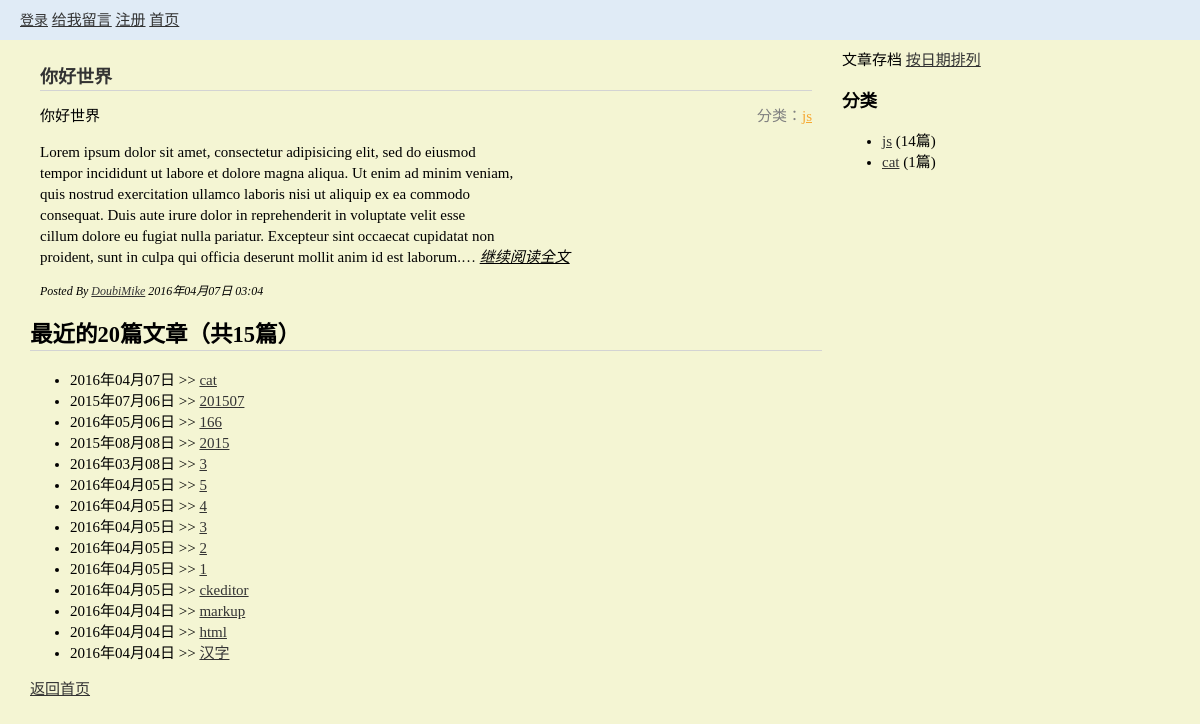
Screenshot of /blog/ with the database file from the repository.
### blog/models.py (models this page shows, shortened)
class Category(models.Model):
	category = models.CharField(max_length=20)
	def __unicode__(self):
		return self.category

class Blog(models.Model):
    blog_title = models.CharField(max_length=200)
    blog_content = RichTextField()
    pub_date = models.DateTimeField()
    blog_author = models.ForeignKey(Author,default='DoubiMike')
    blog_category = models.ForeignKey(Category,default='未分类')
    tags = models.ManyToManyField(Tag,blank=True)

class Author(models.Model):
	name = models.CharField(max_length=30)
	email = models.EmailField(blank=True)
	website = models.URLField(blank=True)

### blog/views.py (the view)
def blogList(request):
	blog_list = Blog.objects.all().order_by('-id')[1:21]
	categorys  = Category.objects.all()
	first_blog = 	Blog.objects.all().order_by('-id')[0]
	total_amount = len(Blog.objects.all())
	return render(request,'blog/blogList.html',{'blogs':blog_list,'categorys':categorys,'first_blog':first_blog,'total_amount':total_amount})

### blog/templates/blog/blogList.html
{% extends 'website/base.html' %}
{% block content %}
<div class="part2">
<div>
    <span>文章存档</span>
    <a href="/blog/{{first_blog.pub_date|date:'Y'}}/{{first_blog.pub_date|date:'m'}}">按日期排列</a>
</div>
<div class="category">
    <h3>分类</h3>
    <ul>
        {% for category in categorys %}
          <li><a href="/blog/{{category.category}}">{{category.category}}</a><span> ({{category.blog_set.all|length}}篇)</span></li>
        {% endfor %}
    </ul>
</div>
</div>
<div class="part1">
<div class="newest-article module">
        <h2 class="module__header"><a href="/blog/{{first_blog.id}}">{{ first_blog.blog_title }}</a></h2>
        <span class="article-tag">分类：<a href="/blog/{{first_blog.blog_category}}">{{first_blog.blog_category}}</a></span> {% autoescape off %} {{ first_blog.blog_content|truncatechars:500 }} {% endautoescape %}
        <a href="/blog/{{first_blog.id}}" class="goonreading    ">继续阅读全文</a>
        <div class="article-info">
            <span>Posted By <a href="/">{{first_blog.blog_author.name}}</a></span>
            <span>{{ first_blog.pub_date|date:"Y年m月d日 h:m"}}</span>
        </div>
    </div>
<h2>最近的20篇文章（共{{total_amount}}篇）</h2>
<ul>
{% for blog in blogs %}
    <li><span>{{blog.pub_date|date:"Y年m月d日"}}</span> >> <a href="/blog/{{blog.id}}" id='{{blog.id}}'>{{blog.blog_title}}</a>
    </li>
{% endfor %}
</ul>
<a href="/">返回首页</a>
</div>
{% endblock %}

### website/static/website/css/style.css (style rules this page uses)
* { box-sizing: border-box; }
html { font-size: 62.5%; height: 100%; }
body { font-size: 15px; font-size: 1.5rem; margin: 0; background-color: #F4F5D3; line-height: 1.4; height: 100%; }
h2 { border-bottom: 1px solid #d3d3d3; }
a { color: #333; }
.module { margin: 10px; }
.module__header { font-size: 1.8rem; }
.part1 { width: 70%; float: left; padding: 10px; }
.part2 { width: 30%; float: right; padding: 10px; }
.article-tag { float: right; color: gray; }
.article-tag a { color: #F6A831; }
.newest-article h2 a { text-decoration: none; }
.article-info { font-style: italic; font-size: 1.2rem; }
.goonreading { color: #000; font-style: italic; }

### rows the page displays
Category: category "js", blog_set.all|length "14"
Category: category "cat", blog_set.all|length "1"
Blog: blog_title "你好世界", blog_category "js", blog_content "你好世界 Lorem ipsum dolor sit amet, consectetur adipisicing elit, sed do eiusmod tempor incididunt ut labore et dolore magna aliqua. Ut enim ad minim veniam, quis nostrud exercitation ullamco laboris nisi ut aliquip ex ea commodo consequat. Duis aute irure dolor in reprehenderit in voluptate velit esse cillum dolore eu fugiat nulla pariatur. Excepteur sint occaecat cupidatat non proident, sunt in culpa qui officia deserunt mollit anim id est laborum.…", blog_author.name "DoubiMike", pub_date "2016年04月07日 03:04"
Blog: pub_date "2016年04月07日", blog_title "cat"
Blog: pub_date "2015年07月06日", blog_title "201507"
Blog: pub_date "2016年05月06日", blog_title "166"
Blog: pub_date "2015年08月08日", blog_title "2015"
Blog: pub_date "2016年03月08日", blog_title "3"
Blog: pub_date "2016年04月05日", blog_title "5"
Blog: pub_date "2016年04月05日", blog_title "4"
Blog: pub_date "2016年04月05日", blog_title "3"
Blog: pub_date "2016年04月05日", blog_title "2"
Blog: pub_date "2016年04月05日", blog_title "1"
Blog: pub_date "2016年04月05日", blog_title "ckeditor"
Blog: pub_date "2016年04月04日", blog_title "markup"
Blog: pub_date "2016年04月04日", blog_title "html"
Blog: pub_date "2016年04月04日", blog_title "汉字"

### other values shown
{{ total_amount }} "15"
